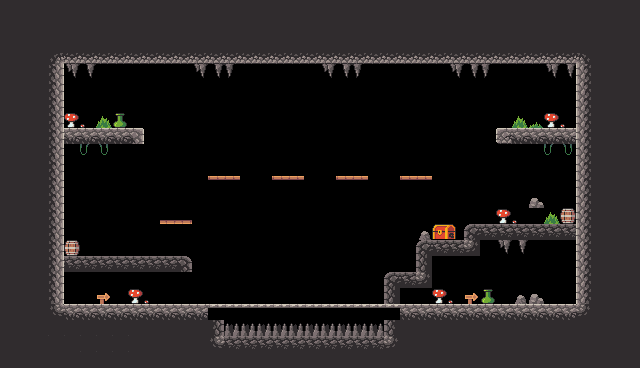

Tiled map render using the project's own tile images. Description and the whole map definition, tile-layer contents included, below:
An orthogonal 40x23 tile map with 16x16 px tiles, 1 tile layer (Background), 3 tilesets and 31 objects (11x Fruit, 5x Platform, Checkpoint, Player, Saw, ...).

<map version="1.10" tiledversion="1.11.2" orientation="orthogonal" renderorder="right-down" width="40" height="23" tilewidth="16" tileheight="16" infinite="0" nextlayerid="6" nextobjectid="123">
 <tileset firstgid="1" source="Tileset_Cave.tsx" />
 <tileset firstgid="9" source="background.tsx" />
 <tileset firstgid="489" source="tileset-cave.tsx" />
 <layer id="2" name="Background" width="40" height="23">
  <data encoding="csv">
511,511,511,511,511,511,511,511,511,511,511,511,511,511,511,511,511,511,511,511,511,511,511,511,511,511,511,511,511,511,511,511,511,511,511,511,511,511,511,511,
511,511,511,511,511,511,511,511,511,511,511,511,511,511,511,511,511,511,511,511,511,511,511,511,511,511,511,511,511,511,511,511,511,511,511,511,511,511,511,511,
511,511,511,511,511,511,511,511,511,511,511,511,511,511,511,511,511,511,511,511,511,511,511,511,511,511,511,511,511,511,511,511,511,511,511,511,511,511,511,511,
511,511,511,492,532,532,532,532,532,532,532,532,532,532,532,532,532,532,532,532,532,532,532,532,532,532,532,532,532,532,532,532,532,532,532,532,493,511,511,511,
511,511,511,512,496,497,0,0,0,0,0,0,496,497,498,0,0,0,0,0,496,497,498,0,0,0,0,0,496,497,498,0,0,0,496,497,510,511,511,511,
511,511,511,512,0,0,0,0,0,0,0,0,0,0,0,0,0,0,0,0,0,0,0,0,0,0,0,0,0,0,0,0,0,0,0,0,510,511,511,511,
511,511,511,512,0,0,0,0,0,0,0,0,0,0,0,0,0,0,0,0,0,0,0,0,0,0,0,0,0,0,0,0,0,0,0,0,510,511,511,511,
511,511,511,512,563,564,625,900,0,0,0,0,0,0,0,0,0,0,0,0,0,0,0,0,0,0,0,0,0,0,0,0,625,626,563,564,510,511,511,511,
511,511,511,512,490,490,490,490,491,0,0,0,0,0,0,0,0,0,0,0,0,0,0,0,0,0,0,0,0,0,0,534,490,490,490,490,510,511,511,511,
511,511,511,512,0,505,506,0,0,0,0,0,0,0,0,0,0,0,0,0,0,0,0,0,0,0,0,0,0,0,0,0,0,0,505,506,510,511,511,511,
511,511,511,512,0,0,0,0,0,0,0,0,0,0,0,0,0,0,0,0,0,0,0,0,0,0,0,0,0,0,0,0,0,0,0,0,510,511,511,511,
511,511,511,512,0,0,0,0,0,0,0,0,0,868,868,0,0,868,868,0,0,868,868,0,0,868,868,0,0,0,0,0,0,0,0,0,510,511,511,511,
511,511,511,512,0,0,0,0,0,0,0,0,0,0,0,0,0,0,0,0,0,0,0,0,0,0,0,0,0,0,0,0,0,561,0,0,510,511,511,511,
511,511,511,512,0,0,0,0,0,0,3221226340,3221226340,0,0,0,0,0,0,0,0,0,0,0,0,0,0,0,0,0,0,0,563,564,0,625,930,510,511,511,511,
511,511,511,512,0,0,0,0,0,0,0,0,0,0,0,0,0,0,0,0,0,0,0,0,0,0,560,938,939,552,553,553,553,553,553,553,510,511,511,511,
511,511,511,512,930,0,0,0,0,0,0,0,0,0,0,0,0,0,0,0,0,0,0,0,0,0,552,553,553,514,0,496,497,0,0,0,510,511,511,511,
511,511,511,512,553,553,553,553,553,553,553,554,0,0,0,0,0,0,0,0,0,0,0,0,0,0,573,0,0,0,0,0,0,0,0,0,510,511,511,511,
511,511,511,512,0,0,0,0,0,0,0,0,0,0,0,0,0,0,0,0,0,0,0,0,552,553,514,0,0,0,0,0,0,0,0,0,510,511,511,511,
511,511,511,512,0,0,911,0,563,564,0,0,0,0,0,0,0,0,0,0,0,0,0,0,573,0,0,563,564,911,900,0,560,561,0,0,510,511,511,511,
511,511,511,513,490,490,490,490,490,490,490,490,490,867,867,867,867,867,867,867,867,867,867,867,867,490,490,490,490,490,490,490,490,490,490,490,514,511,511,511,
511,511,511,402,402,402,402,402,402,511,511,511,511,575,557,557,557,557,557,557,557,557,557,557,573,511,511,511,511,511,511,511,511,511,511,511,511,511,511,511,
511,511,511,511,511,402,402,402,402,511,511,511,511,513,553,553,553,553,553,553,553,553,553,553,514,511,511,511,511,511,511,511,511,511,511,511,511,511,511,511,
511,511,511,511,511,511,511,511,511,511,511,511,511,574,574,574,574,574,574,574,574,574,574,574,574,511,511,511,511,511,511,511,511,511,511,511,511,511,511,511
</data>
 </layer>
 <objectgroup id="4" name="Spawnpoints">
  <object id="101" name="Checkpoint" type="Checkpoint" x="512" y="160" width="40" height="64">
   <properties>
    <property name="next_level" value="Level-02.tmx" />
    <property name="type" value="Checkpoint" />
   </properties>
  </object>
  <object id="102" name="Player" type="Player" x="96" y="208" width="30" height="31" />
  <object id="103" name="Apple" type="Fruit" x="112" y="96" width="32" height="32" />
  <object id="117" name="Apple" type="Fruit" x="80" y="96" width="32" height="32" />
  <object id="104" name="Saw" type="Saw" x="304" y="96" width="32" height="32">
   <properties>
    <property name="isVertical" type="bool" value="true" />
    <property name="offNeg" type="float" value="2" />
    <property name="offPos" type="float" value="4" />
   </properties>
  </object>
  <object id="105" name="Chicken" type="Chicken" x="320" y="272" width="32" height="32">
   <properties>
    <property name="offNeg" type="float" value="8" />
    <property name="offPos" type="float" value="4" />
   </properties>
  </object>
  <object id="107" name="Bananas" type="Fruit" x="224" y="144" width="32" height="32" />
  <object id="108" name="Kiwi" type="Fruit" x="352" y="144" width="32" height="32" />
  <object id="118" name="Kiwi" type="Fruit" x="384" y="144" width="32" height="32" />
  <object id="119" name="Kiwi" type="Fruit" x="368" y="112" width="32" height="32" />
  <object id="109" name="Play" type="Button" x="576" y="48" width="16" height="16" />
  <object id="114" name="Bananas" type="Fruit" x="256" y="144" width="32" height="32" />
  <object id="116" name="Bananas" type="Fruit" x="240" y="112" width="32" height="32" />
  <object id="120" name="Bananas" type="Fruit" x="544" y="96" width="32" height="32" />
  <object id="121" name="Bananas" type="Fruit" x="512" y="96" width="32" height="32" />
  <object id="122" name="Bananas" type="Fruit" x="528" y="64" width="32" height="32" />
 </objectgroup>
 <objectgroup id="3" name="Collisions">
  <object id="77" x="48" y="48" width="544" height="16" />
  <object id="78" x="576" y="48" width="16" height="272" />
  <object id="80" x="48" y="304" width="544" height="16" />
  <object id="82" x="48" y="48" width="15.6666" height="272" />
  <object id="83" x="64.3333" y="128.333" width="79.3333" height="15.6667" />
  <object id="85" type="Platform" x="160" y="220.333" width="32.3333" height="4" />
  <object id="87" x="64.3333" y="255.667" width="127.333" height="16.3333" />
  <object id="89" type="Platform" x="207.333" y="175.333" width="33.3333" height="16.667" />
  <object id="90" type="Platform" x="272" y="176" width="32" height="16" />
  <object id="91" type="Platform" x="336" y="176" width="32.3333" height="16" />
  <object id="92" type="Platform" x="400" y="176" width="32" height="16" />
  <object id="94" x="382.667" y="270.667" width="34" height="2.66667" />
  <object id="95" x="418.667" y="238.667" width="59.3333" height="14.6667" />
  <object id="96" x="464.667" y="224" width="111.333" height="15.3333" />
  <object id="98" x="495.333" y="128" width="80.667" height="16" />
 </objectgroup>
</map>
